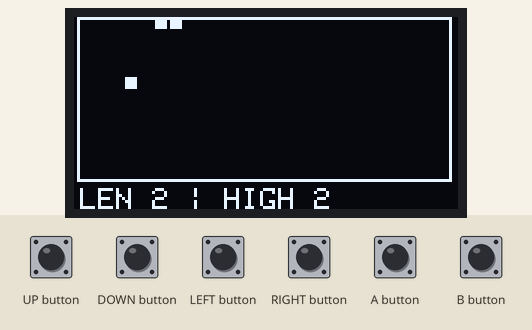
Bench run of a program on a simulated Arduboy, built with avr-gcc and run on an emulated ATmega32U4. Parts: 128×64 one-colour display. The test bench sets the inputs (shaded band). Random numbers use the default seed unless the program sets one; EEPROM starts erased.

Above: at 3.8 s.
3.9 s: UP button pressed for 0.15 s
At 5.5 s:
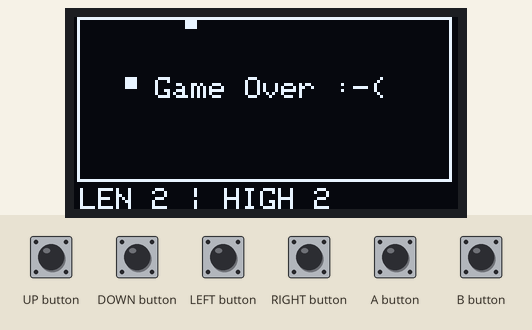
6.2 s: A button pressed for 0.15 s
At 6.43 s:
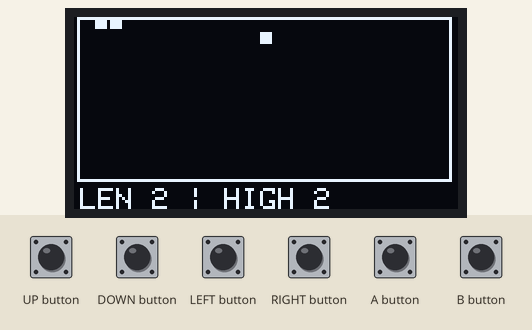
6.9 s: LEFT button pressed for 0.15 s
At 7.38 s:
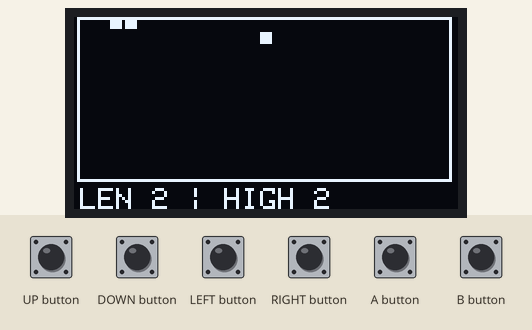
7.6 s: DOWN button pressed for 0.15 s
At 7.86 s:
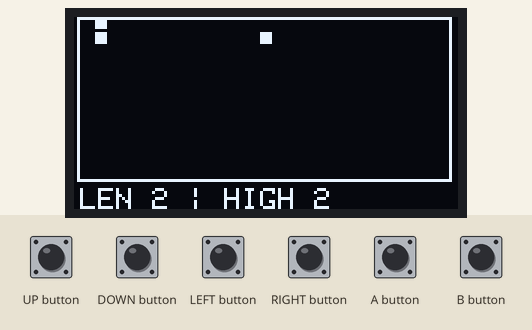
8.3 s: RIGHT button pressed for 0.15 s
At 8.58 s:
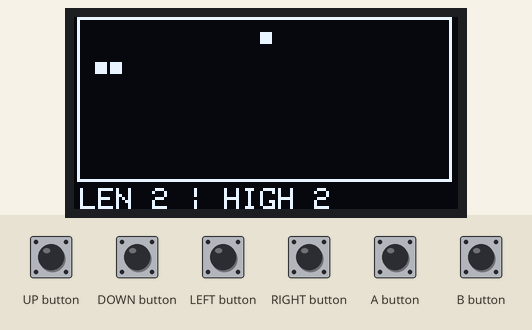
9.0 s: UP button pressed for 1 s
At 11.4 s:
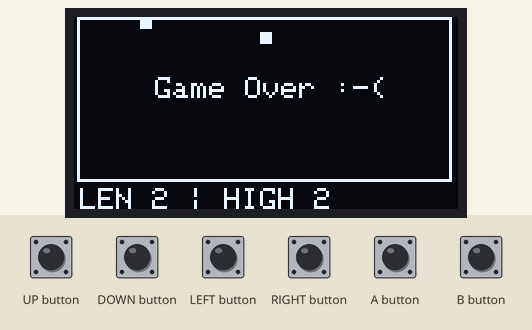
Timing chart, 0 to 12.5 s (numbered marks = the images above; inputs shaded):
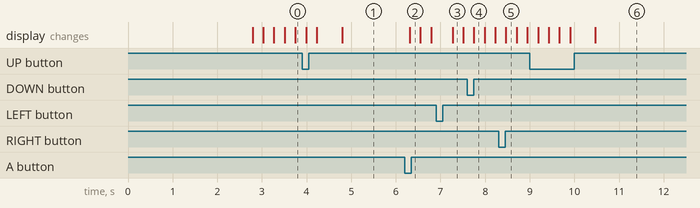

The program:

main.cpp
```cpp
#include "Arduboy.h"
#include "matrixscreen.h"
#include <EEPROM.h>
Arduboy arduboy;

#define EEPROM_HIGH_SCORE 256

const byte JOYSTICK_DIRECTION_NONE = 5;
const byte JOYSTICK_DIRECTION_UP = 2;
const byte JOYSTICK_DIRECTION_DOWN = 4;
const byte JOYSTICK_DIRECTION_LEFT = 1;
const byte JOYSTICK_DIRECTION_RIGHT = 3;
const byte JOYSTICK_DIRECTION_CENTER = 0;

byte lastDirection = JOYSTICK_DIRECTION_NONE;
byte countDownDelay = 15;
byte snakeLevel = 1;
int snakeLength = 2;
int8_t xSnake[128] = {1,0,-1};
int8_t ySnake[128] = {0,0,-1};
byte currentSnakeDirection = JOYSTICK_DIRECTION_RIGHT;
int8_t applePosition[2] = {2,5};
boolean shouldGrow = false;
int highScoreLength = 0;

boolean isCoordInSnake(int8_t x, int8_t y, byte startFrom=0){
  while(xSnake[startFrom] != -1){
    if((xSnake[startFrom] == x) && (ySnake[startFrom] == y)){
      return true;
    }
    startFrom++;
  }
  return false;
}

boolean doesSnakeOverlap(){
  byte i = 0;
  while(xSnake[i] != -1){
    if(isCoordInSnake(xSnake[i], ySnake[i], i+1)){
      return true;
    }
    i++;
  }
  return false;
}

void setNewApplePosition(){
  int possibleLocationsForTheApple = (X_WIDTH * Y_WIDTH) - snakeLength;
  int choosenLocation = (int)random(possibleLocationsForTheApple);
  int8_t x;
  int8_t y;
  //iterate through the possible locations until we get to the choosen location
  int i=0;
  for(y=(Y_WIDTH-1); y>-1; y--){
    for(x=0; x<X_WIDTH; x++){

      if(!isCoordInSnake(x, y)){
        i++;
        if(i==choosenLocation){
          applePosition[0] = x;
          applePosition[1] = y;
          return;
        }
      }
    }
  }
  //should never get here
}

void resetTheGame(){
  snakeLevel = 1;
  snakeLength = 2;
  xSnake[0] = 1;
  xSnake[1] = 0;
  xSnake[2] = -1;
  ySnake[0] = 0;
  ySnake[1] = 0;
  ySnake[2] = -1;
  currentSnakeDirection = JOYSTICK_DIRECTION_RIGHT;
  applePosition[0] = 2;
  applePosition[1] = 5;
  shouldGrow = false;
  setNewApplePosition();
}

byte getJoystickDirection(){
  if(arduboy.pressed(LEFT_BUTTON)){
    return JOYSTICK_DIRECTION_LEFT;
  }
  if(arduboy.pressed(RIGHT_BUTTON)){
    return JOYSTICK_DIRECTION_RIGHT;
  }
  if(arduboy.pressed(DOWN_BUTTON)){
    return JOYSTICK_DIRECTION_DOWN;
  }
  if(arduboy.pressed(UP_BUTTON)){
    return JOYSTICK_DIRECTION_UP;
  }
  if(arduboy.pressed(B_BUTTON)){
    return JOYSTICK_DIRECTION_CENTER;
  }
  return JOYSTICK_DIRECTION_NONE;
}


boolean moveTheSnake(byte direction, boolean grow){
  //find the tail (-1,-1)
  int8_t offset = 0;
  while(xSnake[offset]>-1){
    offset++;
  }
  int8_t xTail = offset + (grow ? 1 : 0);
  int8_t yTail = offset + (grow ? 1 : 0);

  while(offset>-1){
    xSnake[offset+1] = xSnake[offset];
    ySnake[offset+1] = ySnake[offset];
    offset--;
  }

  xSnake[xTail] = -1;
  ySnake[yTail] = -1;

  if(direction == JOYSTICK_DIRECTION_UP){
      ySnake[0]--;
      if(ySnake[0]<0){
        //hit the end of the screen
        return true;
      }
  }
  if(direction == JOYSTICK_DIRECTION_DOWN){
      ySnake[0]++;
      if(ySnake[0]>(Y_WIDTH-1)){
        //hit the end of the screen
        return true;
      }
  }
  if(direction == JOYSTICK_DIRECTION_LEFT){
      xSnake[0]--;
      if(xSnake[0]<0){
        //hit the end of the screen
        return true;
      }
  }
  if(direction == JOYSTICK_DIRECTION_RIGHT){
    xSnake[0]++;
    if(xSnake[0]>(X_WIDTH-1)){
      //hit the end of the screen
      return true;
    }
  }

  return false;
}


byte readNewSnakeDirection(){
  for(byte i=0; i<(countDownDelay - snakeLevel ); i++){
    byte readDirection = getJoystickDirection();
    if((readDirection != JOYSTICK_DIRECTION_NONE) && (readDirection != JOYSTICK_DIRECTION_CENTER)){
      currentSnakeDirection = readDirection;
    }
    delay(10);
  }
  return currentSnakeDirection;
}

void drawSnake(){
  for(int8_t i=0; xSnake[i]>-1; i++){
     setPixel(xSnake[i],ySnake[i], true);
  }
}

void drawTheApple(){
  setPixel(applePosition[0],applePosition[1], true);
}

void snakeGameOver(){

  highScoreLength = EEPROM.read(EEPROM_HIGH_SCORE);
  if(snakeLength > highScoreLength){
    EEPROM.put(EEPROM_HIGH_SCORE, snakeLength);
    highScoreLength = EEPROM.read(EEPROM_HIGH_SCORE);
  }
  arduboy.tunes.tone(1318, 160);
  delay(160);
  arduboy.tunes.tone(987, 400);
  delay(400);
  while(true){
    if(arduboy.nextFrame()){
      arduboy.setCursor(27, 20);
      arduboy.print("Game Over :-(");
      arduboy.display();
    }

    if(arduboy.pressed(B_BUTTON) || arduboy.pressed(A_BUTTON)){
      //reset the game and return
      resetTheGame();
      return;
    }
  }
}


void intro()
{
  for(int i = -8; i < 28; i = i + 2)
  {
    arduboy.clear();
    arduboy.setCursor(26, i);
    arduboy.print("NOKIA SNAKE!!!");
    arduboy.display();
  }

  arduboy.tunes.tone(987, 160);
  delay(160);
  arduboy.tunes.tone(1318, 400);
  delay(400);
  arduboy.tunes.tone(2000, 400);
  delay(2000);

}

void drawMatrixScreen(){
  for(int x=0; x<25; x++){
    for(int y=0; y<11; y++){
      arduboy.fillRect((5*x)+2, 5*y, 4, 4, 1);
    }
  }

}


void setup()
{
  arduboy.begin();
  arduboy.setFrameRate(60);
  arduboy.display();
  intro();
  highScoreLength = (int)EEPROM.read(EEPROM_HIGH_SCORE);
  if(highScoreLength == 0xFF){
    highScoreLength = 2;
    EEPROM.put(EEPROM_HIGH_SCORE,highScoreLength);
  }
  resetTheGame();
}

void loop() {
  if (!(arduboy.nextFrame()))
    return;

  delay(90);
  boolean isGameOverEvent = false;
  isGameOverEvent = moveTheSnake(currentSnakeDirection, shouldGrow);
  if(shouldGrow){
    //last time we ate the apple so lets move it to a new location
    setNewApplePosition();
  }

  clearMatrix();
  arduboy.clear();
  drawSnake();
  drawTheApple();
  drawMatrix();
  arduboy.setCursor(2, 57);
  char displaystring[22];
  sprintf(displaystring, "LEN %d | HIGH %d", snakeLength, highScoreLength);
  arduboy.print(displaystring);
  arduboy.display();

  //See if the snake hit itself (look for duplicate coords)
  if(!isGameOverEvent){
    isGameOverEvent = doesSnakeOverlap();
  }

  if(isGameOverEvent){
    snakeGameOver();
    return;
  }

  //handle eating the apple
  if( isCoordInSnake(applePosition[0], applePosition[1]) ){
    //The snake ate the apple
    shouldGrow = true;
    snakeLength++;
  }
  else{
    shouldGrow = false;
  }

  readNewSnakeDirection();

}
```

matrixscreen.cpp
```cpp
#include "matrixscreen.h"

extern boolean screenMatrix[X_WIDTH][Y_WIDTH] = {
 {0},
};

void drawPixel(byte x,byte y){
  arduboy.fillRect((5*x)+2, 5*y, 4, 4, 1);
}


void clearMatrix(){
  for(int x=0;x<X_WIDTH;x++){
    for(int y=0;y<Y_WIDTH;y++){
      screenMatrix[x][y] = false;
    }
  }
}

void drawMatrix(){
  arduboy.drawRect(1, 0, X_WIDTH*5, Y_WIDTH*5, 1);
  for(int x=0;x<X_WIDTH;x++){
    for(int y=0;y<Y_WIDTH;y++){
      if(screenMatrix[x][y] == true){
        drawPixel(x,y);
      }
    }
  }
}

void setPixel(byte x,byte y, bool on){
  screenMatrix[x][y] = on;
}

void scrollText(String toscroll, boolean endOnJoystickMove) {
  //do nothing for now
}
```

matrixscreen.h
```cpp
#ifndef MATRIXSCREEN_H
#define MATRIXSCREEN_H
#include "Arduboy.h"
#include <stdlib.h>

#define X_WIDTH 25
#define Y_WIDTH 11

extern boolean screenMatrix[X_WIDTH][Y_WIDTH];
extern Arduboy arduboy;


void drawMatrix();
void clearMatrix();
void setPixel(byte x,byte y, bool on);

#endif
```

Measured:
- after the input at 6.2 s, the display: changes after 0.11 s (image 2)
